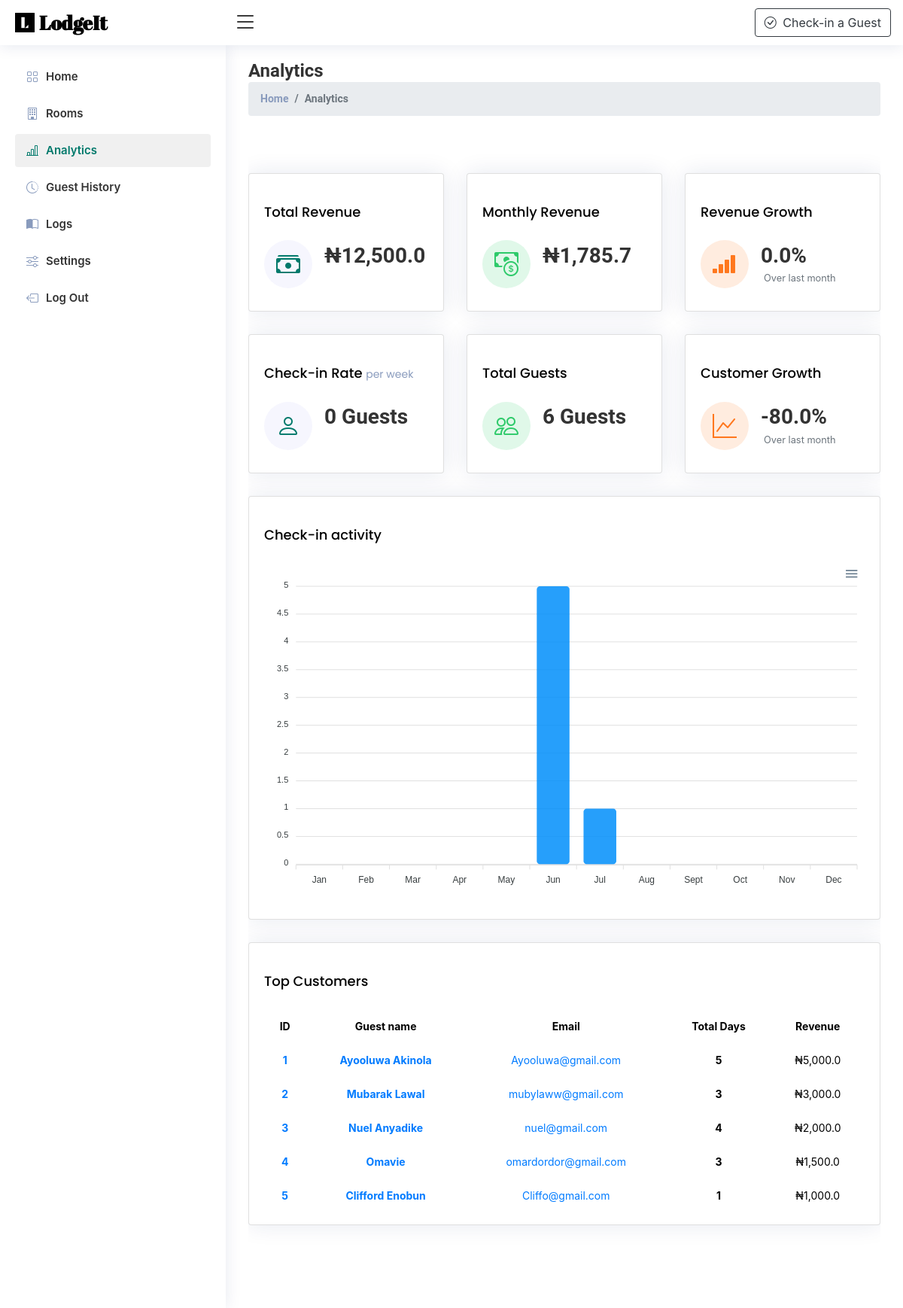
Screenshot of /analytics (signed in) with the database file from the repository.
### LodgeApp/models.py (models this page shows, shortened)
class Guest(models.Model):
    name = models.CharField(max_length=50)
    email = models.EmailField()
    number = models.IntegerField()
    room  = models.ForeignKey(Room, on_delete=models.CASCADE)
    check_in = models.DateTimeField(auto_now_add=True)
    staff = models.ForeignKey(Staff, on_delete=models.CASCADE)
    check_out = models.DateTimeField(null=True,blank=True)
    revenue = models.ForeignKey(Revenue, on_delete=models.CASCADE, null=True, blank=True)
    company = models.ForeignKey(Company, on_delete=models.CASCADE, null=True)
    duration = models.IntegerField(null=True)

class Revenue(models.Model):
    revenue = models.DecimalField(max_digits=10, decimal_places=1, default=0)
    company = models.ForeignKey(Company, on_delete=models.CASCADE, null=True)

### LodgeApp/views.py (the view)
# urls.py: path('analytics', views.analytics, name='analytics'),
def analytics(request):
    if not request.user.is_authenticated:
        return redirect('sign-in')
    top_guests = Guest.objects.filter(company=request.user.company).order_by('-revenue__revenue')[:5]
    guests = Guest.objects.filter(company=request.user.company)
    check_ins = CheckIns.objects.filter(time__year=timezone.now().year, company=request.user.company)
    year_dict = {i:0 for i in range(1,13)}
    for check_in in check_ins:
        month = check_in.time.month
        year_dict[month] += 1
    check_in_data = list(year_dict.values())
    check_in_rate = int(np.sum(check_in_data)/(timezone.now().month * 4))
    if timezone.now().month == 1:
        guest_growth = 0
    else:
        try:
            guest_growth = (check_in_data[(timezone.now().month)-1] - check_in_data[(timezone.now().month)-2])/check_in_data[(timezone.now().month)-2] *100
        except:
            guest_growth = 0
    total_revenue = 0
    for guest in guests:
        try:
            rev = guest.revenue
            total_revenue += rev.revenue
        except:
            total_revenue += 0
    monthly_revenue = (total_revenue/(timezone.now().month))
    month_revenue_guests = Guest.objects.filter(check_out__month=timezone.now().month, company=request.user.company)
    if timezone.now().month != 1:
        prev_month_revenue_guests = Guest.objects.filter(check_out__month=(timezone.now().month)-1, company=request.user.company)
    else:
        prev_month_revenue_guests = {}
    month_revenue = 0
    for guests in month_revenue_guests:
        revenue = guests.revenue
        try:
            month_revenue+= revenue.revenue
        except:
            month_revenue+= 0
    prev_month_revenue = 0
    for guests in prev_month_revenue_guests:
        revenue = guests.revenue
        try:
            prev_month_revenue+= revenue.revenue
        except:
            prev_month_revenue+= 0
    try:
        revenue_growth = ((month_revenue-prev_month_revenue)/prev_month_revenue)*100
    except:
        revenue_growth = 0
    available_rooms = Room.objects.filter(room_status=False,
                                          company=request.user.company)
    context = {
        'available_rooms':available_rooms,
        'check_in_data':check_in_data,
        'guests':Guest.objects.filter(company=request.user.company),
        'top_guests':top_guests,
        'check_in_rate':check_in_rate,
        'guest_growth':guest_growth,
        'total_revenue':float(total_revenue),
        'monthly_revenue':monthly_revenue,
        'revenue_growth':revenue_growth,
        'page_name':'Analytics'
    }
    return render(request, 'analytics.html', context)

### LodgeApp/templates/analytics.html (shortened to what this page needs)
{% extends 'base.html' %}
{% load static %}
{% load custom_filters %}
{% load custom_tags %}
{% load humanize %}
{% block content %}
<body>
  {% include 'partials/_header.html' %}
  {% include 'sidebar.html' %}
  <main id="main" class="main">
    <div class="pagetitle">
      <h1>Analytics</h1>
      <nav>
        <ol class="breadcrumb">
          <li class="breadcrumb-item"><a href="#">Home</a></li>
          <li class="breadcrumb-item active">Analytics</li>
        </ol>
      </nav>
    </div>
    <section class="section dashboard">
      <div class="row">
        <div class="col-xxl-6 col-xl-12 col-lg-12 col-md-12">
          <div class="row">
            <div class="col-xxl-6 col-xl-4 col-lg-4 col-md-6">
              <div class="card info-card sales-card">
                <div class="card-body">
                  <h5 class="card-title">Total Revenue </h5>
                  <div class="d-flex align-items-center">
                    <div
                      class="card-icon rounded-circle d-flex align-items-center justify-content-center"
                    >
                      <i class="bi bi-cash-stack"></i>
                    </div>
                    <div class="ps-3">
                      <h6>&#8358;{{total_revenue|floatformat:1|intcomma}}</h6>
                      <span class="text-muted small pt-2 ps-1"></span>
                    </div>
                  </div>
                </div>
              </div>
            </div>
            <div class="col-xxl-6 col-xl-4 col-lg-4 col-md-6">
              <div class="card info-card revenue-card">
                <div class="card-body">
                  <h5 class="card-title">
                    Monthly Revenue
                  </h5>
                  <div class="d-flex align-items-center">
                    <div
                      class="card-icon rounded-circle d-flex align-items-center justify-content-center"
                    >
                      <i class="bi bi-cash-coin"></i>
                    </div>
                    <div class="ps-3">
                      <h6>&#8358;{{monthly_revenue|floatformat:1|intcomma}}</h6>
                      <span class="text-muted small pt-2 ps-1"></span>
                    </div>
                  </div>
                </div>
              </div>
            </div>
            <div class="col-xxl-6 col-xl-4 col-lg-4 col-md-6">
              <div class="card info-card customers-card">
                <div class="card-body">
                  <h5 class="card-title">
                    Revenue Growth
                  </h5>
                  <div class="d-flex align-items-center">
                    <div
                      class="card-icon rounded-circle d-flex align-items-center justify-content-center"
                    >
                      <i class="bi bi-reception-4"></i>
                    </div>
                    <div class="ps-3">
                      <h6>{{revenue_growth|stringformat:".1f"}}%</h6>
                      <span class="text-muted small pt-2 ps-1">Over last month</span>
                    </div>
                  </div>
                </div>
              </div>
            </div>
            <div class="col-xxl-6 col-xl-4 col-lg-4 col-md-6">
              <div class="card info-card sales-card">
                <div class="card-body">
                  <h5 class="card-title">
                    Check-in Rate <span>per week</span>
                  </h5>
                  <div class="d-flex align-items-center">
                    <div
                      class="card-icon rounded-circle d-flex align-items-center justify-content-center"
                    >
                      <i class="bi bi-person"></i>
                    </div>
                    <div class="ps-3">
                      <h6>{{check_in_rate}} Guests</h6>
                      <span class="text-muted small pt-2 ps-1"></span>
                    </div>
                  </div>
                </div>
              </div>
            </div>
            <div class="col-xxl-6 col-xl-4 col-lg-4 col-md-6">
              <div class="card info-card revenue-card">
                <div class="card-body">
                  <h5 class="card-title">
                    Total Guests
                  </h5>
                  <div class="d-flex align-items-center">
                    <div
                      class="card-icon rounded-circle d-flex align-items-center justify-content-center"
                    >
                      <i class="bi bi-people"></i>
                    </div>
                    <div class="ps-3">
                      <h6>{{guests|length}} Guests</h6>
                      <span class="text-muted small pt-2 ps-1"></span>
                    </div>
                  </div>
                </div>
              </div>
            </div>
            <div class="col-xxl-6 col-xl-4 col-lg-4 col-md-6">
              <div class="card info-card customers-card">
                <div class="card-body">
                  <h5 class="card-title">Customer Growth </h5>
                  <div class="d-flex align-items-center">
                    <div
                      class="card-icon rounded-circle d-flex align-items-center justify-content-center"
                    >
                      <i class="bi bi-graph-up"></i>
                    </div>
                    <div class="ps-3">
                      <h6>{{guest_growth|stringformat:".1f"}}%</h6>
                      <span class="text-muted small pt-2 ps-1">Over last month</span>
                    </div>
                  </div>
                </div>
              </div>
            </div>
          </div>
        </div>
        <div class="col-xxl-6 col-xl-12 col-lg-12">
          <div class="card">
            <div class="card-body">
              <h5 class="card-title">Check-in activity</h5>
              <div id="barChart"></div>
            </div>
          </div>
        </div>
        <div class="col-12">
          <div class="card top-selling overflow-auto">
            <div class="card-body pb-0">
              <h5 class="card-title">Top Customers </h5>
              <table class="table table-borderless text-center">
                <thead>
                  <tr>
                    <th scope="col">ID</th>
                    <th scope="col">Guest name</th>
                    <th scope="col">Email</th>
                    <th scope="col">Total Days</th>
                    <th scope="col">Revenue</th>
                  </tr>
                </thead>
                <tbody>
                  {% for guest in top_guests %}
                  <tr>
                      <th scope="row">
                        <a href="#">{{ forloop.counter }}</a>
                      </th>
                      <td><a href="#" class="text-primary fw-bold">{{guest.name}}</a></td>
                      <td><a href="mailto:{{guest.email}}">{{guest.email}}</a></td>
                      <td class="fw-bold">{{guest.duration}}</td>
                      <td>&#8358;{{ guest.revenue.revenue|floatformat:1|intcomma }}</td>
                    </tr>
                  {% endfor %}
                </tbody>
              </table>
            </div>
          </div>
        </div>
      </div>
    </section>
  </main>
</body>
{% endblock content %}

### LodgeApp/templates/base.html (shortened to what this page needs)
{% load static %}
<!DOCTYPE html>
<html lang="en">
  <head>
    {% include 'head.html' %}
  </head>
    {% block content %}
    {% endblock content %}
</html>

### LodgeApp/templates/head.html (shortened to what this page needs)
{% load static %}
<link rel="stylesheet" href="https://cdn.jsdelivr.net/npm/bootstrap-icons@1.10.0/font/bootstrap-icons.css">
<link
  href="{% static 'vendor/bootstrap/css/bootstrap.min.css' %}"
  rel="stylesheet"
/>
<link rel="stylesheet" href="https://cdn.jsdelivr.net/npm/bootstrap-icons@1.10.5/font/bootstrap-icons.css">
<link
  href="{% static 'vendor/boxicons/css/boxicons.min.css' %}"
  rel="stylesheet"
/>
<link href="{% static 'vendor/quill/quill.snow.css' %}" rel="stylesheet" />
<link href="{% static 'vendor/quill/quill.bubble.css' %}" rel="stylesheet" />
<link href="{% static 'vendor/remixicon/remixicon.css' %}" rel="stylesheet" />
<link
  href="{% static 'vendor/simple-datatables/style.css' %}"
  rel="stylesheet"
/>
<link href="{% static 'vendor/glightbox/css/glightbox.min.css' %}" rel="stylesheet" />
<link href="{% static 'vendor/swiper/swiper-bundle.min.css' %}" rel="stylesheet" />
<link href="{% static 'css/style.css' %}" rel="stylesheet" />
<link href="{% static 'css/brand-style.css' %}" rel="stylesheet" />
<link href="{% static 'css/style.css' %}" rel="stylesheet" />
<link href="{% static 'css/clock.css' %}" rel="stylesheet" />
<link rel="stylesheet" href="{% static 'css/landing.css' %}" />
<link rel="stylesheet" href="{% static 'css/room-carousel.css' %}" />

### LodgeApp/templates/partials/_header.html (shortened to what this page needs)
{% load static %}
<header id="header" class="header fixed-top d-flex align-items-center">
  <div class="d-flex align-items-center justify-content-between">
    <a href="{% url 'dashboard' %}" class="logo d-flex align-items-center">
      <img src="{% static 'img/icon bg.png' %}" alt="" class="d-lg-none d-lg-block" />
      <span class="d-none d-lg-block">LodgeIt</span>
    </a>
    <i class="bi bi-list toggle-sidebar-btn"></i>
  </div>
  <nav class="header-nav ms-auto">
    <ul class="d-flex align-items-center">
      <li class="nav-item pe-3">
        <button
          type="button"
          class="btn btn-outline-dark"
          data-bs-toggle="modal"
          data-bs-target="#basicModal"
        >
          <i class="bi bi-check-circle me-1"></i> Check-in a Guest
        </button>
      </li>
    </ul>
  </nav>
</header>

### LodgeApp/templates/sidebar.html
{% load static %}
<aside id="sidebar" class="sidebar">
    <ul class="sidebar-nav" id="sidebar-nav">
      <li class="nav-item">
        <a class="nav-link collapsed" id = "nav-dashboard" href="{% url 'dashboard' %}">
          <i class="bi bi-grid"></i>
          <span>Home</span>
        </a>
      </li>
      <li class="nav-item">
        <a class="nav-link collapsed" id = "nav-rooms" href="{% url 'rooms' %}">
          <i class="bi bi-building"></i>
          <span>Rooms</span>
        </a>
      </li>
      <li class="nav-item">
        <a class="nav-link collapsed" id = "nav-analytics" href="{% url 'analytics' %}">
          <i class="bi bi-bar-chart-line"></i>
          <span>Analytics</span>
        </a>
      </li>
      <li class="nav-item">
        <a class="nav-link collapsed" id = "nav-history" href="{% url 'history' %}">
          <i class="bi bi-clock-history"></i>
          <span>Guest History</span>
        </a>
      </li>
      <li class="nav-item">
        <a class="nav-link collapsed" id = "nav-dashboard" href="{% url 'logs' %}">
          <i class="bi bi-book-half"></i>
          <span>Logs</span>
        </a>
      </li>
      <li class="nav-item">
        <a class="nav-link collapsed" href="#">
          <i class="bi bi-sliders"></i>
          <span>Settings</span>
        </a>
      </li>
      <li class="nav-item">
        <a class="nav-link collapsed" href="{% url 'logout' %}">
          <i class="bi bi-box-arrow-left"></i>
          <span>Log Out</span>
        </a>
      </li>
    </ul>
  </aside>

### LodgeApp/templates/scripts.html (shortened to what this page needs)
{% load static %}

### rows the page displays
Guest: name "Ayooluwa Akinola", email "Ayooluwa@gmail.com", duration "5", revenue.revenue "5,000.0"
Guest: name "Mubarak Lawal", email "mubylaww@gmail.com", duration "3", revenue.revenue "3,000.0"
Guest: name "Nuel Anyadike", email "nuel@gmail.com", duration "4", revenue.revenue "2,000.0"
Guest: name "Omavie", email "omardordor@gmail.com", duration "3", revenue.revenue "1,500.0"
Guest: name "Clifford Enobun", email "Cliffo@gmail.com", duration "1", revenue.revenue "1,000.0"

### other values shown
{{ total_revenue|floatformat:1|intcomma }} "12,500.0"
{{ monthly_revenue|floatformat:1|intcomma }} "1,785.7"
{{ revenue_growth|stringformat:".1f" }} "0.0"
{{ check_in_rate }} "0"
{{ guests|length }} "6"
{{ guest_growth|stringformat:".1f" }} "-80.0"
